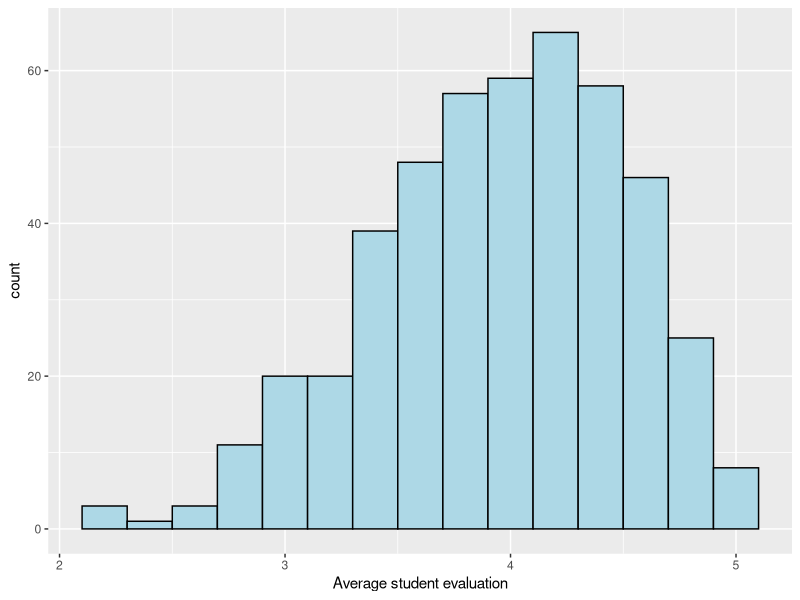
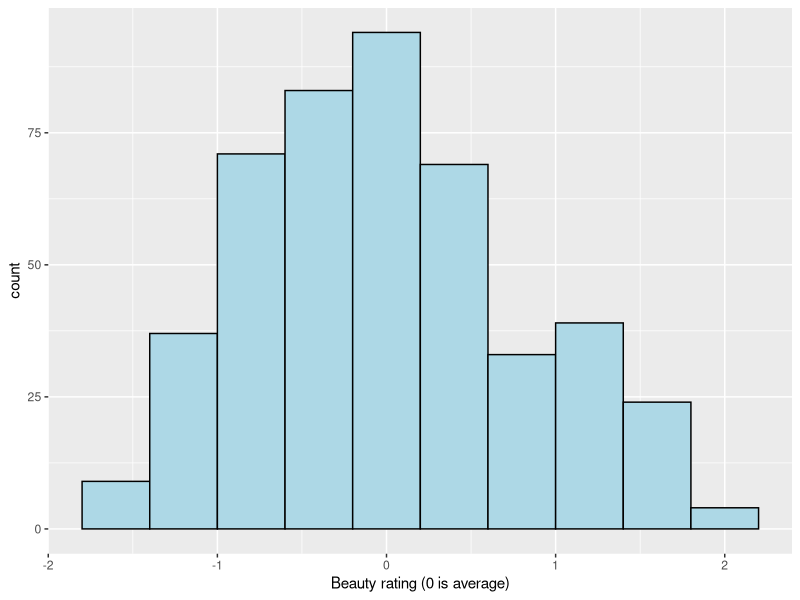
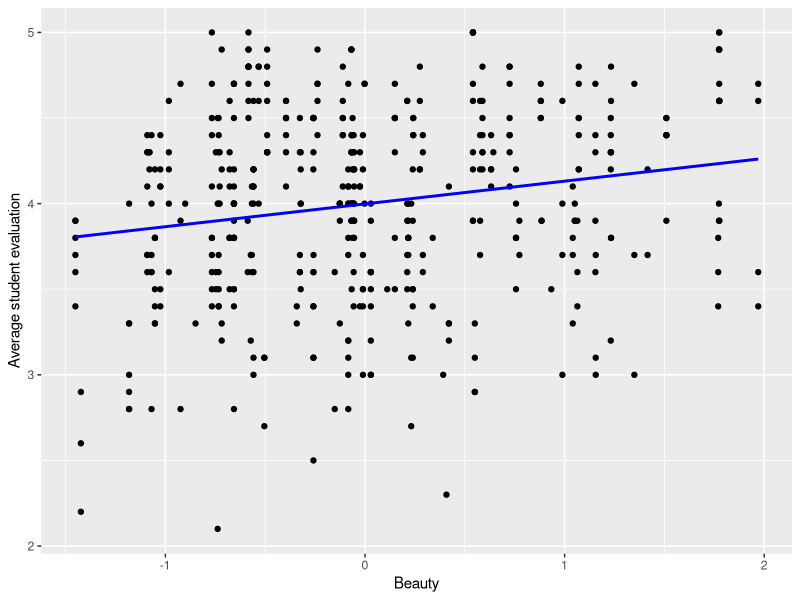
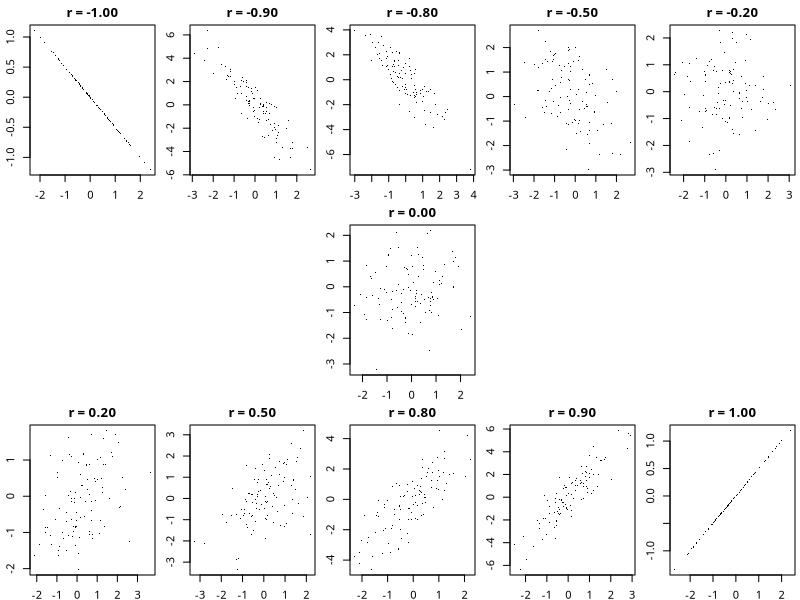
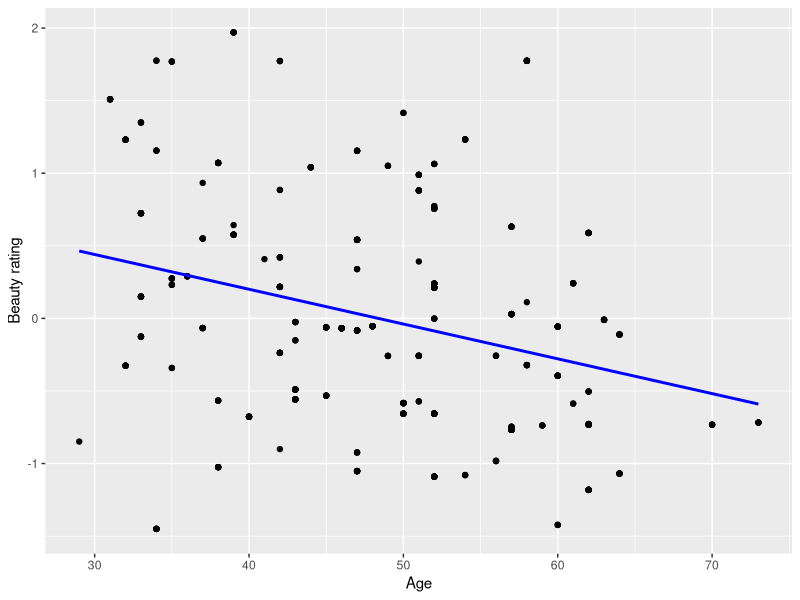

Source code (R) for these figures, in order:
## ---- chunk 1
# Include setup
library(tidyverse)
library(ggfortify)
library(knitr)

knitr::opts_chunk$set(
  echo = FALSE, fig.align = "center"
)

hook_output <- knit_hooks$get("output")
knit_hooks$set(output = function(x, options) {
  lines <- options$output.lines
  if (is.null(lines)) {
    return(hook_output(x, options))  # pass to default hook
  }
  x <- unlist(strsplit(x, "\n"))
  more <- "..."
  if (length(lines) == 1) {        # first n lines
    if (length(x) > lines) {
      # truncate the output, but add ....
      x <- c(head(x, lines), more)
    }
  } else {
    x <- c(more, x[lines], more)
  }
  # paste these lines together
  x <- paste(c(x, ""), collapse = "\n")
  hook_output(x, options)
})
## ---- chunk 2
apple <- read.csv("week_01_docs/apple_short.csv")
options(digits = 4)
## ---- chunk 3
profs <- read.csv("week_01_docs/profs.csv")
options(scipen = 999)
## ---- chunk 4
ggplot(profs, aes(eval)) +
geom_histogram(binwidth=0.2, col="black", fill="lightblue") +
labs(x="Average student evaluation")
## ---- chunk 5
ggplot(profs, aes(beauty)) +
geom_histogram(binwidth=0.4, col="black", fill="lightblue") +
labs(x="Beauty rating (0 is average)")
## ---- chunk 6
ggplot(profs, aes(beauty, eval)) +
geom_point() + 
geom_smooth(method="lm", se=F, col="blue") +
labs(y="Average student evaluation", x="Beauty")
## ---- chunk 7
set.seed(1)
par(mfrow = c(3, 5), mai = c(0.25, 0.3, 0.25, 0.05), family = "Fira Sans")

for (r in c(-1, -0.9, -0.8, -0.5, -0.2, NA, NA, 0, NA, NA, 0.2, 0.5, 0.8, 0.9, 1)) {
  if (is.na(r)) {
    plot.new()
  } else {
    x <- rnorm(100)
    y <- rnorm(100)
    if (abs(r) < 1) {
      a <- r / sqrt(1 - r^2)
      z <- a * x + y
    } else {
      z <- r * x / 2
    }
    plot(x, z, xlab = "", ylab = "", main = sprintf("r = %.2f", r), pch = ".")
  }
}

par(mfrow = c(1, 1), mai = c(1.02, 0.82, 0.22, 0.42))
## ---- chunk 8
#| eval: true
#| echo: true
#| output: true
cor(profs$eval, profs$beauty)
## ---- chunk 9
#| eval: true
#| echo: true
#| output: true
model_simple <- lm(eval ~ beauty, data = profs)
summary(model_simple)
bprof = coef(model_simple)
## ---- chunk 10
ggplot(profs, aes(x = age, y = beauty)) +
  geom_point() + 
  geom_smooth(method="lm", se=F, col="blue") +
  labs(y="Beauty rating", x="Age")
## ---- chunk 11
#| eval: true
#| echo: true
#| output: true
model_beauty_age <- lm(eval ~ beauty + age, data = profs)
summary(model_beauty_age)
